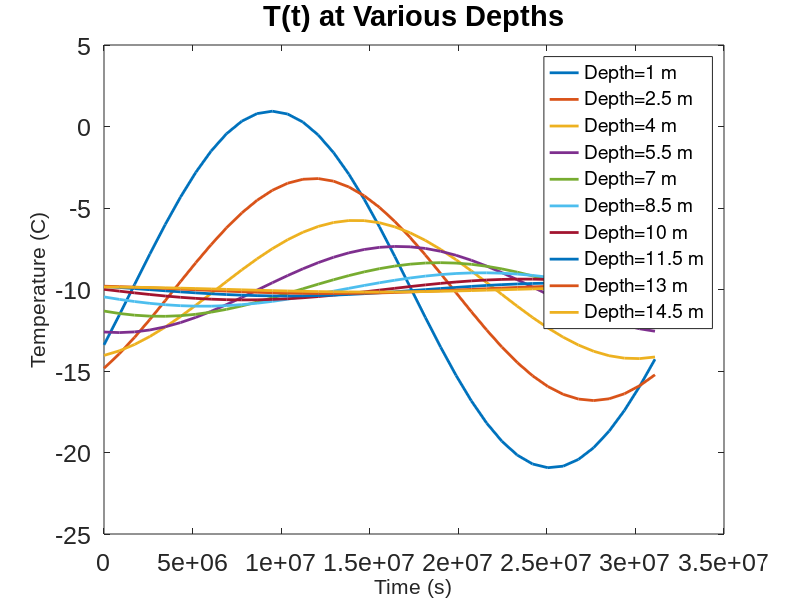

MATLAB code for this plot:
%this code generates ten depth T(t) plots
%written by kfw 1/13/2016

clear all
clf

%% intialize

Ts_bar=-10; %degrees C
kappa=1e-6; % diffusivity m2/s
DT=15;%change in temperature
P=365*24*3600;
zstar=sqrt(kappa*P/pi);

dt=10*3600*24;%change in time, 10 days a year
tmax=1*P;
t=0:dt:tmax;

%% Run

z=1:1.5:15;

%plotStyle = {'b-','k-','r-','c-','y-','g-','m-','b--','r--','k--'};

for i=1:10 
   
    Tannual=Ts_bar+DT*exp(-z(i)./zstar)...
    .*sin((2*pi*t/P)-(z(i)./zstar));  
   
    figure(1)
    
    %subplot(5,2,i)
    
    plot(t,Tannual,'linewidth',2)
    xlabel('Time (s)','fontname','arial','fontsize',15)
    ylabel('Temperature (C)','fontname','arial','fontsize',15)
    set(gca,'fontsize',18,'fontname','arial')
    title('T(t) at Various Depths','fontsize',21)
    
    hold on

end

l=legend('Depth=1 m','Depth=2.5 m','Depth=4 m','Depth=5.5 m','Depth=7 m',...
    'Depth=8.5 m','Depth=10 m','Depth=11.5 m','Depth=13 m','Depth=14.5 m',...
    'fontsize',10);

set(l,'FontSize',14);



